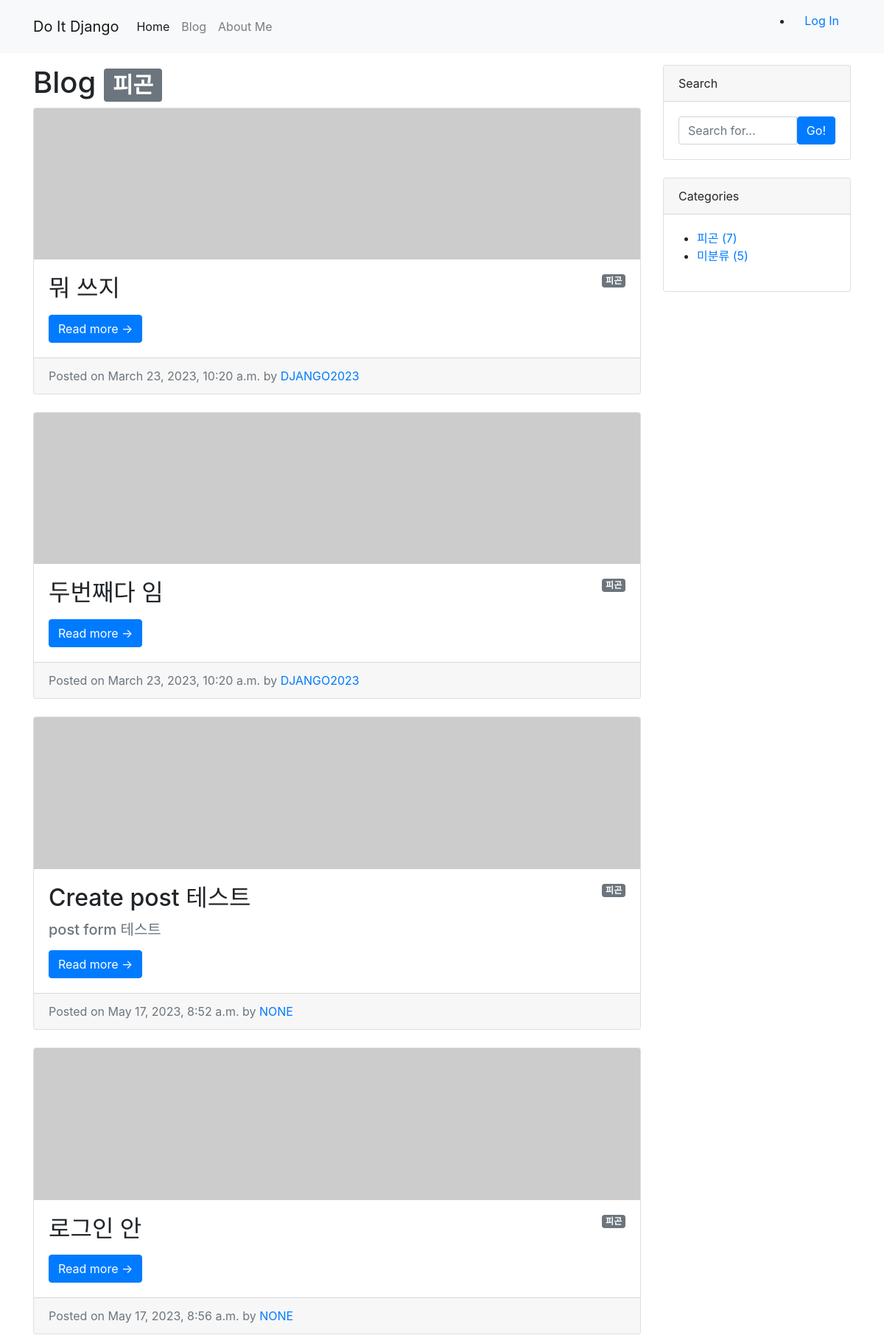
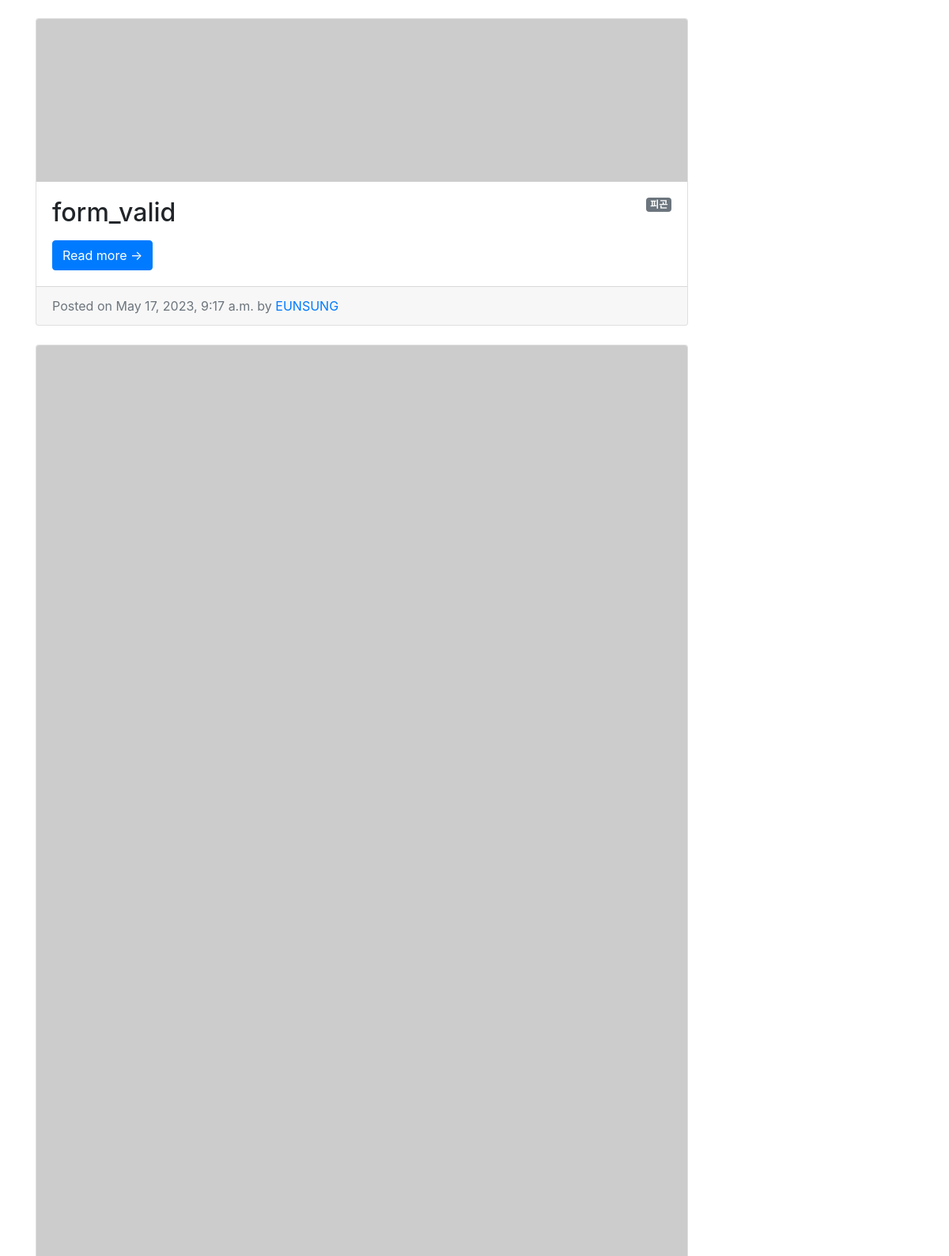
Screenshot of /blog/category/피곤/ (upper part) with the database file from the repository (2 pictures, top to bottom).
### blog/models.py (models this page shows, shortened)
class Category(models.Model):
    name = models.CharField(max_length=50)
    slug = models.SlugField(max_length=200, unique=True, allow_unicode=True)
    def __str__(self):
        return self.name
    def get_absolute_url(self): # get_absolute_url -> URL을 반환하는 메서드
        return f'/blog/category/{self.slug}/'
    class Meta:
        verbose_name_plural = 'categories'

class Post(models.Model):
    title = models.CharField(max_length=30)
    hook_text = models.CharField(max_length=100, blank=True)
    content = MarkdownxField()
    head_image = models.ImageField(upload_to='blog/images/%Y/%m/%d/', blank=True)
    file_upload = models.FileField(upload_to='blog/files/%Y/%m/%d/', blank=True)
    created_at = models.DateTimeField(auto_now_add=True)
    updated_at = models.DateTimeField(auto_now=True)
    author = models.ForeignKey(User, null=True, on_delete=models.SET_NULL)
    category = models.ForeignKey(Category, null=True, blank=True, on_delete=models.SET_NULL)
    tags = models.ManyToManyField(Tag, blank=True)
    def get_absolute_url(self):
        return f'/blog/{self.pk}/'

### blog/views.py (the view)
# urls.py: path('category/<str:slug>/', views.category_page),
def category_page(request, slug):
    if slug == 'no_category':
        category = '미분류'
        post_list = Post.objects.filter(category=None)
    else:
        category = Category.objects.get(slug=slug)
        post_list = Post.objects.filter(category=category)
    return render(
        request,
        'blog/post_list.html', # 템플릿은 포스트 목록 페이지를 만들 때 사용했던 blog/post_list.html을 재사용
        {
            'post_list': post_list,
            'categories': Category.objects.all(),
            'no_category_post_count': Post.objects.filter(category=None).count(),
            "category": category,
        }
    )

### blog/templates/blog/post_list.html (shortened to what this page needs)
{% extends 'blog/base.html' %}
{% block main_area %}
    <h1>Blog
        {% if category %}
            <span class="badge badge-secondary">{{ category }}</span>
        {% endif %}
    </h1>
    {% if post_list.exists %}
        {% for p in post_list %}
        <div class="card mb-4" id="post-{{ p.pk }}">
            {% if p.head_image %}
                <img class="card-img-top" src="{{ p.head_image.url }}" alt="{{ p }} head image"/>
            {% else %}
                <img class="card-img-top" src="https://picsum.photos/seed/{{ p.id }}/800/200" alt="random_image">
            {% endif %}
            <div class="card-body">
                {% if p.category %}
                    <span class="badge badge-secondary float-right">{{ p.category }}</span>
                {% else %}
                    <span class="badge badge-secondary float-right">미분류</span>
                {% endif %}
                <h2 class="card-title">{{ p.title }}</h2>
                <h5 class="text-muted">{{ p.hook_text }}</h5>
                <a class="btn btn-primary" href="{{ p.get_absolute_url }}">Read more &rarr;</a>
            </div>
            <div class="card-footer text-muted">
                Posted on {{ p.created_at }} by
                <a href="#">{{ p.author | upper }}</a>
            </div>
        </div>
        {% endfor %}
    {% else %}
        <h3>아직 게시물이 없습니다.</h3>
    {% endif %}
{% endblock %}

### blog/templates/blog/base.html (shortened to what this page needs)
<!DOCTYPE html>
{% load static %}
<html lang="ko">
<html>
    <head>
        <link rel="stylesheet" href="{% static 'blog/bootstrap/bootstrap.min.css' %}" media="screen">
    </head>
    <body>
        {% include 'blog/navbar.html' %}
        <div class="container my-3">
            <div class="row">
                <div class="col-md-8 col-lg-9" id="main-area">
                   {% block main_area %}
                   {% endblock %}
                </div>
                <div class="col-md-4 col-lg-3">
                    <div class="card mb-4">
                        <div class="card-header">Search</div>
                        <div class="card-body">
                            <div class="input-group">
                                <input class="form-control" type="text" placeholder="Search for..." id="search-input"/>
                                <span class="input-group-btn">
                                    <button class="btn btn-primary" type="button" onclick="searchPost();">Go!</button>
                                </span>
                            </div>
                        </div>
                    </div>
                    <div class="card mb-4" id="categories-card">
                        <div class="card-header">Categories</div>
                        <div class="card-body">
                            <div class="row">
                                <ul>
                                    {% for category in categories %}
                                    <li><a href="{{ category.get_absolute_url }}"> {{ category }} ({{category.post_set.count }})</a></li>
                                    {% endfor %}
                                    <li><a href="/blog/category/no_category/">미분류 ({{ no_category_post_count }})</a></li>
                                </ul>
                            </div>
                        </div>
                    </div>
                </div>
            </div>
        </div>
    </body>
</html>

### blog/templates/blog/navbar.html (shortened to what this page needs)
{% load socialaccount %}
<nav class="navbar navbar-expand-lg navbar-light bg-light">
    <div class="container">
        <a class="navbar-brand" href="/">Do It Django</a>
        <div class="collapse navbar-collapse" id="navbarNavDropdown">
            <ul class="navbar-nav">
                <li class="nav-item active">
                    <a class="nav-link" href="/">Home</a>
                </li>
                <li class="nav-item">
                    <a class="nav-link" href="/blog/">Blog</a>
                </li>
                <li class="nav-item">
                    <a class="nav-link" href="/about_me/">About Me</a>
                </li>
            </ul>
            <ul class="nabvar-nav ml-auto">
                {% if user.is_authenticated %}
                    <li class="nav-item dropdown">
                        <a class="nav-link dropdown-toggle" href="#" id="navbarDropdownMenuLink" role="button" data-toggle="dropdown" aria-haspopup="true" aria-expanded="false">
                            {% if user.socialaccount_set.all.0.get_avatar_url %}
                                <img class="rounded-circle" width="25px" src="{{ user.socialaccount_set.all.0.get_avatar_url }}" alt="">
                            {% else %}
                                <img class="rounded-circle" width="25px" src="https://doitdjango.com/avatar/id/부여받은 id/부여받은 key/svg/{{ user.email }}" alt="">
                            {% endif %}
                            &nbsp;
                            {{ user.username }}
                        </a>
                        <div class="dropdown-menu" aria-labelledby="navbarDropdownMenuLink">
                            <a class="dropdown-item" href="/account/logout/">Log Out</a>
                        </div>
                    </li>
                {% else %}
                    <li class="nav-item">
                        <a class="nav-link" href="#" data-toggle="modal" data-target="#loginModal">Log In</a>
                    </li>
                {% endif %}
            </ul>
        </div>
    </div>
</nav>

### rows the page displays
Category: name "피곤", post_set.count "7"
Post: category "피곤", title "뭐 쓰지", created_at "March 23, 2023, 10:20 a.m.", author "DJANGO2023"
Post: category "피곤", title "두번째다 임", created_at "March 23, 2023, 10:20 a.m.", author "DJANGO2023"
Post: category "피곤", title "Create post 테스트", hook_text "post form 테스트", created_at "May 17, 2023, 8:52 a.m.", author "NONE"
Post: category "피곤", title "로그인 안", created_at "May 17, 2023, 8:56 a.m.", author "NONE"
Post: category "피곤", title "form_valid", created_at "May 17, 2023, 9:17 a.m.", author "EUNSUNG"

### other values shown
{{ no_category_post_count }} "5"
